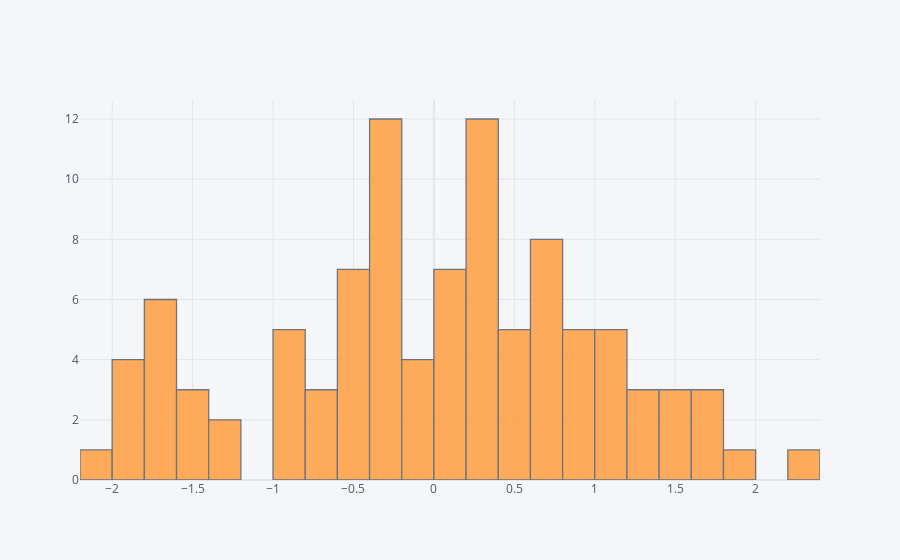

The code cell stored with this chart in its notebook:
### Markdown cell above
## histogram

### Code cell
df['A'].iplot(kind='hist',bins=25)

### Figure 1 — Plotly figure (JSON) as saved in the notebook; plotly's stock layout.template omitted (floating-point values rounded to 4 significant figures)
{"data": [{"histfunc": "count", "histnorm": "", "marker": {"color": "rgba(255, 153, 51, 1.0)", "line": {"color": "#4D5663", "width": 1.3}}, "name": "A", "nbinsx": 25, "opacity": 0.8, "orientation": "v", "type": "histogram", "x": [1.573, -0.3785, 0.1768, -0.5991, 1.176, 0.2496, 0.5956, 0.5612, 0.9181, 0.7572, 0.2472, -1.527, -0.8754, 1.203, 0.6338, 1.468, 0.4567, -0.2657, 1.124, -0.3169, 2.333, 1.181, -0.4141, 0.3122, -1.405, 0.3143, -0.2058, -0.6039, 1.963, 1.669, -1.335, -0.3778, -0.8895, -0.7544, -0.2321, -1.69, 0.4512, -1.684, 1.046, 1.666, -1.44, 1.711, -0.4587, 0.9506, -1.942, 0.04273, -0.1541, 0.3292, -2.194, 0.01513, 0.2846, -0.3755, 0.2845, -0.1282, 0.226, 0.1044, -1.946, -0.365, -0.224, -0.2153, 0.06278, 0.8788, -0.7228, 0.3974, -0.2393, 0.7711, 1.207, 0.2117, 0.05989, -1.612, -0.8112, -1.37, -1.654, 1.434, 0.3425, -0.4723, -1.637, 0.1178, 0.6556, 0.5431, -0.1096, 1.02, -0.2446, 0.6398, 0.359, 0.9616, -1.858, -0.8698, 0.6613, -1.961, -1.752, -0.4181, 0.7778, -0.4499, 0.9932, 1.298, -0.5452, -0.1959, 0.6051, -0.8677]}], "layout": {"barmode": "overlay", "legend": {"bgcolor": "#F5F6F9", "font": {"color": "#4D5663"}}, "paper_bgcolor": "#F5F6F9", "plot_bgcolor": "#F5F6F9", "title": {"font": {"color": "#4D5663"}}, "xaxis": {"gridcolor": "#E1E5ED", "showgrid": true, "tickfont": {"color": "#4D5663"}, "title": {"font": {"color": "#4D5663"}, "text": ""}, "zerolinecolor": "#E1E5ED"}, "yaxis": {"gridcolor": "#E1E5ED", "showgrid": true, "tickfont": {"color": "#4D5663"}, "title": {"font": {"color": "#4D5663"}, "text": ""}, "zerolinecolor": "#E1E5ED"}}}
